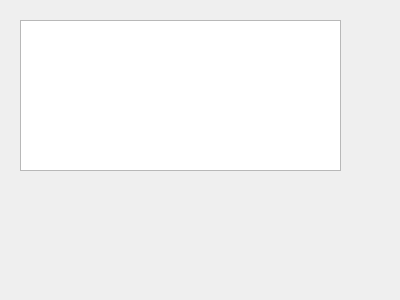
<?xml version="1.0" encoding="UTF-8"?>
<ui version="4.0">
 <class>expressionWidget</class>
 <widget class="QWidget" name="expressionWidget">
  <property name="geometry">
   <rect>
    <x>0</x>
    <y>0</y>
    <width>400</width>
    <height>300</height>
   </rect>
  </property>
  <property name="windowTitle">
   <string>Form</string>
  </property>
  <widget class="QGraphicsView" name="expressionView">
   <property name="geometry">
    <rect>
     <x>20</x>
     <y>20</y>
     <width>321</width>
     <height>151</height>
    </rect>
   </property>
   <property name="maximumSize">
    <size>
     <width>321</width>
     <height>151</height>
    </size>
   </property>
   <property name="autoFillBackground">
    <bool>true</bool>
   </property>
   <property name="verticalScrollBarPolicy">
    <enum>Qt::ScrollBarAsNeeded</enum>
   </property>
   <property name="horizontalScrollBarPolicy">
    <enum>Qt::ScrollBarAsNeeded</enum>
   </property>
   <property name="sizeAdjustPolicy">
    <enum>QAbstractScrollArea::AdjustIgnored</enum>
   </property>
   <property name="sceneRect">
    <rectf>
     <x>0.000000000000000</x>
     <y>0.000000000000000</y>
     <width>300.000000000000000</width>
     <height>100.000000000000000</height>
    </rectf>
   </property>
   <property name="renderHints">
    <set>QPainter::Antialiasing|QPainter::TextAntialiasing</set>
   </property>
  </widget>
 </widget>
 <resources/>
 <connections/>
</ui>
